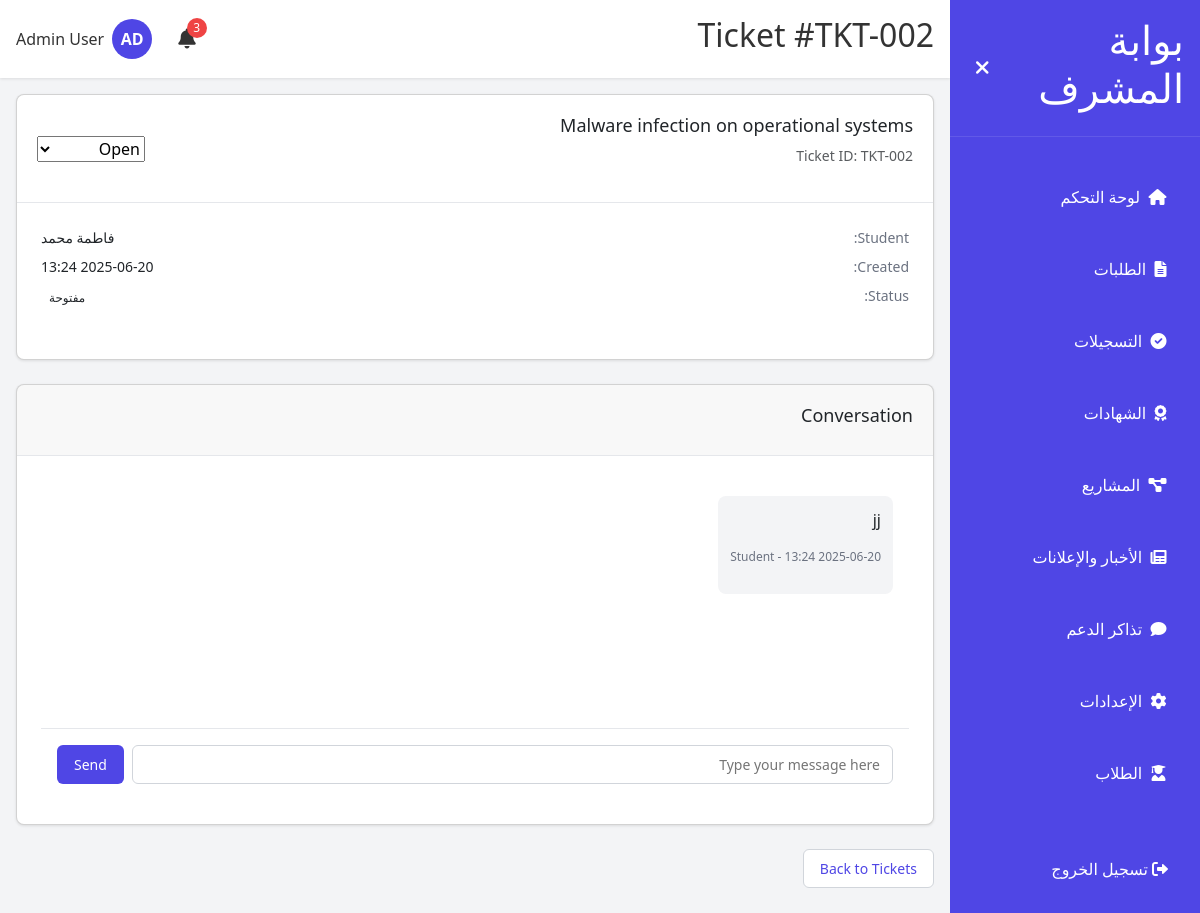
Screenshot of /admin/tickets/2 (signed in) with the database file from the repository.
### models.py (models this page shows, shortened)
class Ticket(db.Model):
    __tablename__ = 'ticket'
    id = db.Column(db.Integer, primary_key=True)
    ticket_id = db.Column(db.String(20), unique=True, nullable=False)
    user_id = db.Column(db.Integer, db.ForeignKey('user.id'), nullable=False)
    subject = db.Column(db.String(100), nullable=False)
    status = db.Column(db.String(20), default='Open')
    created_at = db.Column(db.DateTime, default=lambda: datetime.now(UTC))
    user = db.relationship('User', back_populates='tickets')
    messages = db.relationship('TicketMessage', back_populates='ticket', lazy=True, order_by='TicketMessage.created_at', cascade="all, delete-orphan")

class User(db.Model, UserMixin):
    __tablename__ = 'user'
    id = db.Column(db.Integer, primary_key=True)
    email = db.Column(db.String(120), unique=True, nullable=False)
    password_hash = db.Column(db.String(256), nullable=False)
    full_name = db.Column(db.String(120), nullable=False)
    role = db.Column(db.String(20), default='student')
    created_at = db.Column(db.DateTime, default=lambda: datetime.now(UTC))
    phone = db.Column(db.String(20))
    nationality = db.Column(db.String(50))
    education = db.Column(db.String(100))
    gender = db.Column(db.String(10))
    military_status = db.Column(db.String(20))
    is_verified = db.Column(db.Boolean, default=False, nullable=False)
    applications = db.relationship('Application', back_populates='user', lazy=True)
    documents = db.relationship('Document', back_populates='user', lazy=True)
    certificates = db.relationship('Certificate', back_populates='user', lazy=True)
    tickets = db.relationship('Ticket', back_populates='user', lazy=True)
    notifications = db.relationship('Notification', back_populates='user', lazy=True)
    enrollments = db.relationship('CourseEnrollment', back_populates='student', lazy=True)
    payments = db.relationship('Payment', back_populates='user', lazy=True)
    projects = db.relationship('Project', back_populates='user', lazy=True)
    def is_admin(self):
        return self.role == 'admin'

class TicketMessage(db.Model):
    __tablename__ = 'ticket_message'
    id = db.Column(db.Integer, primary_key=True)
    ticket_id = db.Column(db.Integer, db.ForeignKey('ticket.id'), nullable=False)
    sender = db.Column(db.String(20), nullable=False)
    message = db.Column(db.Text, nullable=False)
    created_at = db.Column(db.DateTime, default=lambda: datetime.now(UTC))
    ticket = db.relationship('Ticket', back_populates='messages')

### run.py (the view)
@app.route('/admin/tickets/<int:ticket_id>')
@login_required
def admin_ticket_detail(ticket_id):
    if not current_user.is_admin():
        return redirect(url_for('student_dashboard'))
    ticket = Ticket.query.get_or_404(ticket_id)
    return render_template('admin/ticket_detail.html', ticket=ticket)

### run.py (called while the page is built, shortened)
@login_manager.user_loader
def load_user(user_id):
    return User.query.get(int(user_id))

@app.template_filter('time_ago')
def time_ago_filter(time):
    now = datetime.now(UTC)
    if time.tzinfo is None:
        time = time.replace(tzinfo=UTC)
    diff = now - time
    seconds = diff.total_seconds()
    if seconds < 60:
        return "الآن"
    elif seconds < 86400: # Less than a day
        hours = int(seconds / 3600)
        if hours == 1:
            return "منذ ساعة واحدة"
        elif hours == 2:
            return "منذ ساعتين"
        elif 3 <= hours <= 10:
            return f"منذ {hours} ساعات"
        else:
            return f"منذ {hours} ساعة"
    else:
        return time.strftime("%Y-%m-%d")

@app.template_filter('slice')
def slice_filter(iterable, start, end=None):
    if end is None:
        return iterable[start:]
    return iterable[start:end]

@app.context_processor
def inject_now():
    return {'now': datetime.now(UTC)}

@app.context_processor
def utility_processor():
    return {
        'now': datetime.now(UTC),
        's3_url': s3_url_filter  # --- S3 INTEGRATION: Make s3_url function available globally in templates
    }

### templates/admin/ticket_detail.html (shortened to what this page needs)
{% extends "admin_layout.html" %}
{% block page_title %}Ticket #{{ ticket.ticket_id }}{% endblock %}
{% block main_content %}
<div class="card mb-6">
    <div class="card-header-with-actions">
        <div>
            <h3>{{ ticket.subject }}</h3>
            <p class="text-muted">Ticket ID: {{ ticket.ticket_id }}</p>
        </div>
        <div>
            <select id="ticket-status" class="form-input ticket-status-select" data-id="{{ ticket.id }}">
                <option value="Open" {% if ticket.status == 'Open' %}selected{% endif %}>Open</option>
            </select>
        </div>
    </div>
    <div class="card-body">
        <div class="info-row">
            <span class="info-label">Student:</span>
            <span class="info-value">{{ ticket.user.full_name }}</span>
        </div>
        <div class="info-row">
            <span class="info-label">Created:</span>
            <span class="info-value">{{ ticket.created_at.strftime('%Y-%m-%d %H:%M') }}</span>
        </div>
        <div class="info-row mb-4">
            <span class="info-label">Status:</span>
            <span class="status-badge
                ">
                {{ ticket.status }}
            </span>
        </div>
    </div>
</div>
<div class="card">
    <div class="card-header">
        <h3>Conversation</h3>
    </div>
    <div class="card-body p-0">
        <div class="chat-container">
            <div class="chat-messages">
                {% for message in ticket.messages %}
                    <div class="chat-message {% if message.sender == 'Admin' %}outgoing{% else %}incoming{% endif %}">
                        <div class="message-content">
                            <p>{{ message.message }}</p>
                            <p class="message-time">{{ message.created_at.strftime('%Y-%m-%d %H:%M') }} - {{ message.sender }}</p>
                        </div>
                    </div>
                {% endfor %}
            </div>
            {% if ticket.status != 'Closed' %}
                <form id="admin-reply-form" class="chat-form" data-ticket-id="{{ ticket.id }}">
                    <input type="text" id="admin-reply-message" name="message" placeholder="Type your message here" required>
                    <button type="submit" class="btn primary">Send</button>
                </form>
            {% else %}
                <div class="p-4 text-center border-t">
                    <p class="text-muted">This ticket is closed. Reopen it to reply.</p>
                </div>
            {% endif %}
        </div>
    </div>
</div>
<div class="form-actions mt-4">
    <a href="{{ url_for('admin_tickets') }}" class="btn outline">Back to Tickets</a>
</div>
{% endblock %}

### templates/admin_layout.html (shortened to what this page needs)
{% extends "base.html" %}
{% block content %}
<div class="dashboard-container">
    <div id="sidebar" class="sidebar">
        <div class="sidebar-header">
            <h1 id="sidebar-title">بوابة المشرف</h1>
            <button id="toggle-sidebar" class="btn-icon">
                <i class="fas fa-times"></i>
            </button>
        </div>
        <nav class="sidebar-nav">
            <ul class="nav-list">
                <li class="nav-item">
                    <a href="{{ url_for('admin_dashboard') }}" class="nav-link {% if request.endpoint == 'admin_dashboard' %}active{% endif %}">
                        <i class="fas fa-home"></i>
                        <span class="nav-text">لوحة التحكم</span>
                    </a>
                </li>
                <li class="nav-item">
                    <a href="{{ url_for('admin_applications') }}" class="nav-link {% if request.endpoint == 'admin_applications' %}active{% endif %}" id="admin-applications-link">
                        <i class="fas fa-file-alt"></i>
                        <span class="nav-text">الطلبات</span>
                    </a>
                </li>
                <li class="nav-item">
                    <a href="{{ url_for('admin_enrollments') }}" class="nav-link {% if request.endpoint == 'admin_enrollments' %}active{% endif %}">
                        <i class="fas fa-check-circle"></i>
                        <span class="nav-text">التسجيلات</span>
                    </a>
                </li>
                <li class="nav-item">
                    <a href="{{ url_for('admin_certificates') }}" class="nav-link {% if request.endpoint == 'admin_certificates' %}active{% endif %}">
                        <i class="fas fa-award"></i>
                        <span class="nav-text">الشهادات</span>
                    </a>
                </li>
                <li class="nav-item">
                    <a href="{{ url_for('admin_projects') }}" class="nav-link {% if request.endpoint == 'admin_projects' %}active{% endif %}">
                        <i class="fas fa-project-diagram"></i>
                        <span class="nav-text">المشاريع</span>
                    </a>
                </li>
                <li class="nav-item">
                    <a href="{{ url_for('admin_news') }}" class="nav-link {% if 'news' in request.endpoint %}active{% endif %}">
                        <i class="fas fa-newspaper"></i>
                        <span class="nav-text">الأخبار والإعلانات</span>
                    </a>
                </li>
                <li class="nav-item">
                    <a href="{{ url_for('admin_tickets') }}" class="nav-link {% if request.endpoint == 'admin_tickets' %}active{% endif %}">
                        <i class="fas fa-comment"></i>
                        <span class="nav-text">تذاكر الدعم</span>
                    </a>
                </li>
                <li class="nav-item">
                    <a href="{{ url_for('admin_settings') }}" class="nav-link {% if request.endpoint == 'admin_settings' %}active{% endif %}">
                        <i class="fas fa-cog"></i>
                        <span class="nav-text">الإعدادات</span>
                    </a>
                </li>
                <li class="nav-item">
                    <a href="{{ url_for('admin_students') }}" class="nav-link {% if request.endpoint == 'admin_students' %}active{% endif %}">
                        <i class="fas fa-user-graduate"></i>
                        <span class="nav-text">الطلاب</span>
                    </a>
                </li>
            </ul>
        </nav>
        <div class="logout-container">
            <a href="{{ url_for('logout') }}" class="nav-item">
                <i class="fas fa-sign-out-alt"></i>
                <span class="nav-text">تسجيل الخروج</span>
            </a>
        </div>
    </div>
    <div class="main-content">
        <header class="header">
            <div class="header-content">
                <h2 id="page-title">{% block page_title %}لوحة التحكم{% endblock %}</h2>
                <div class="header-actions">
                    <div class="notification-container">
                        <button id="notification-btn" class="btn-icon">
                            <i class="fas fa-bell"></i>
                            {% set unread_notifications = current_user.notifications|selectattr('read', 'equalto', false)|list %}
                            {% if unread_notifications %}
                                <span id="notification-badge" class="notification-badge">{{ unread_notifications|length }}</span>
                            {% endif %}
                        </button>
                    </div>
                    <div class="user-container">
                        <div class="avatar">AD</div>
                        <span id="user-name" class="user-name">{{ current_user.full_name }}</span>
                    </div>
                </div>
            </div>
        </header>
        <main class="content">
            {% block main_content %}{% endblock %}
        </main>
    </div>
</div>
{% endblock %}

### rows the page displays
Ticket: ticket_id "TKT-002", subject "Malware infection on operational systems", id "Open", created_at "2025-06-20 13:24", status "مفتوحة"
User: full_name "Admin User"
User: user.full_name "فاطمة محمد"
TicketMessage: message "jj", sender "Student"

### other values shown
{{ unread_notifications|length }} "3"
